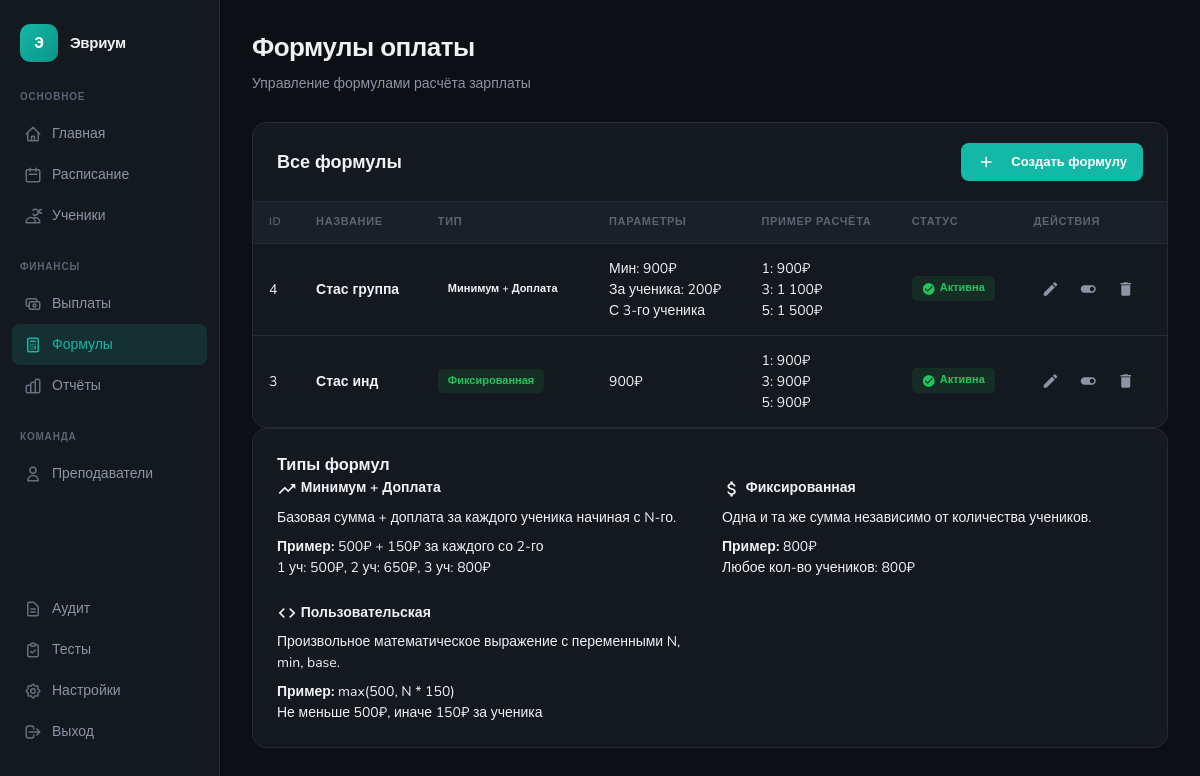
Screenshot of /zarplata/formulas.php (signed in) with the database file from the repository.
### tables this page shows
CREATE TABLE IF NOT EXISTS `payment_formulas` (
  `id` int(11) NOT NULL AUTO_INCREMENT,
  `name` varchar(100) NOT NULL,
  `type` enum('min_plus_per','fixed','expression') NOT NULL,
  `description` text,
  `min_payment` int(11) DEFAULT '0',
  `per_student` int(11) DEFAULT '0',
  `threshold` int(11) DEFAULT '2',
  `fixed_amount` int(11) DEFAULT '0',
  `expression` text,
  `active` tinyint(1) DEFAULT '1',
  `created_at` datetime DEFAULT CURRENT_TIMESTAMP,
  `updated_at` datetime DEFAULT CURRENT_TIMESTAMP ON UPDATE CURRENT_TIMESTAMP,
  PRIMARY KEY (`id`),
  KEY `idx_active` (`active`)
);

### zarplata/config/db.php (called while the page is built, shortened)
<?php
$pdo = null;
function getDB() {
    global $pdo;
    if ($pdo === null) {
        try {
            $dsn = sprintf(
                "mysql:host=%s;dbname=%s;charset=%s",
                DB_HOST,
                DB_NAME,
                DB_CHARSET
            );
            $options = [
                PDO::ATTR_ERRMODE => PDO::ERRMODE_EXCEPTION,
                PDO::ATTR_DEFAULT_FETCH_MODE => PDO::FETCH_ASSOC,
                PDO::ATTR_EMULATE_PREPARES => false,
            ];
            $pdo = new PDO($dsn, DB_USER, DB_PASS, $options);
        } catch (PDOException $e) {
            error_log("Database connection failed: " . $e->getMessage());
            die("Ошибка подключения к базе данных");
        }
    }
    return $pdo;
}
function dbQuery($sql, $params = []) {
    try {
        $pdo = getDB();
        $stmt = $pdo->prepare($sql);
        $stmt->execute($params);
        return $stmt->fetchAll();
    } catch (PDOException $e) {
        error_log("Query failed: " . $e->getMessage());
        return [];
    }
}

### zarplata/config/helpers.php (called while the page is built, shortened)
<?php
function e($text) {
    return htmlspecialchars($text ?? '', ENT_QUOTES, 'UTF-8');
}
function formatMoney($amount, $withSymbol = true) {
    $formatted = number_format((float)$amount, 0, ',', ' ');
    return $withSymbol ? $formatted . '₽' : $formatted;
}
function calculatePayment($formula, $studentCount) {
    switch ($formula['type']) {
        case 'min_plus_per':
            $minPayment = (int)$formula['min_payment'];
            $perStudent = (int)$formula['per_student'];
            $threshold = (int)$formula['threshold'];
            if ($studentCount >= $threshold) {
                return $minPayment + (($studentCount - $threshold + 1) * $perStudent);
            }
            return $minPayment;
        case 'fixed':
            return (int)$formula['fixed_amount'];
    }
}

### zarplata/formulas.php (the view, shortened to what this page needs)
<?php
require_once __DIR__ . '/config/db.php';
require_once __DIR__ . '/config/helpers.php';
$formulas = dbQuery(
    "SELECT * FROM payment_formulas ORDER BY active DESC, name ASC",
    []
);
require_once __DIR__ . '/templates/header.php';
?>
<div class="table-container">
    <div class="table-header">
        <h2 class="table-title">Все формулы</h2>
        <button class="btn btn-primary" onclick="openFormulaModal()">
            <span class="material-icons" style="margin-right: 8px; font-size: 18px;">add</span>
            Создать формулу
        </button>
    </div>
    <?php if (empty($formulas)): ?>
        <div class="empty-state">
            <div class="material-icons">functions</div>
            <p>Нет формул оплаты</p>
            <p style="margin-top: 8px;">
                <button class="btn btn-primary" onclick="openFormulaModal()">
                    Создать первую формулу
                </button>
            </p>
        </div>
    <?php else: ?>
        <table>
            <thead>
                <tr>
                    <th>ID</th>
                    <th>Название</th>
                    <th>Тип</th>
                    <th>Параметры</th>
                    <th>Пример расчёта</th>
                    <th>Статус</th>
                    <th>Действия</th>
                </tr>
            </thead>
            <tbody>
                <?php foreach ($formulas as $formula): ?>
                    <tr>
                        <td><?= $formula['id'] ?></td>
                        <td>
                            <strong><?= e($formula['name']) ?></strong>
                        </td>
                        <td>
                            <?php
                            $typeLabels = [
                                'min_plus_per' => 'Минимум + Доплата',
                                'fixed' => 'Фиксированная',
                                'expression' => 'Пользовательская'
                            ];
                            $typeColors = [
                                'min_plus_per' => 'info',
                                'fixed' => 'success',
                                'expression' => 'warning'
                            ];
                            ?>
                            <span class="badge badge-<?= $typeColors[$formula['type']] ?? 'info' ?>">
                                <?= $typeLabels[$formula['type']] ?? $formula['type'] ?>
                            </span>
                        </td>
                        <td>
                            <?php if ($formula['type'] === 'min_plus_per'): ?>
                                Мин: <?= formatMoney($formula['min_payment']) ?><br>
                                За ученика: <?= formatMoney($formula['per_student']) ?><br>
                                С <?= $formula['threshold'] ?>-го ученика
                            <?php elseif ($formula['type'] === 'fixed'): ?>
                                <?= formatMoney($formula['fixed_amount']) ?>
                            <?php elseif ($formula['type'] === 'expression'): ?>
                                <code style="font-size: 0.8rem;"><?= e($formula['expression']) ?></code>
                            <?php endif; ?>
                        </td>
                        <td>
                            <?php
                            $examples = [];
                            foreach ([1, 3, 5] as $count) {
                                $amount = calculatePayment($formula, $count);
                                $examples[] = "$count: " . formatMoney($amount);
                            }
                            echo implode('<br>', $examples);
                            ?>
                        </td>
                        <td>
                            <?php if ($formula['active']): ?>
                                <span class="badge badge-success">
                                    <span class="material-icons" style="font-size: 14px;">check_circle</span>
                                    Активна
                                </span>
                            <?php endif; ?>
                        </td>
                        <td>
                            <button class="btn btn-text" onclick="editFormula(<?= $formula['id'] ?>)" title="Редактировать">
                                <span class="material-icons" style="font-size: 18px;">edit</span>
                            </button>
                            <button class="btn btn-text" onclick="toggleFormulaActive(<?= $formula['id'] ?>)" title="Переключить активность">
                                <span class="material-icons" style="font-size: 18px;">
                                </span>
                            </button>
                            <button class="btn btn-text" onclick="deleteFormula(<?= $formula['id'] ?>)" title="Удалить">
                                <span class="material-icons" style="font-size: 18px; color: var(--md-error);">delete</span>
                            </button>
                        </td>
                    </tr>
                <?php endforeach; ?>
            </tbody>
        </table>
    <?php endif; ?>
</div>
<div class="card mt-4">
    <div class="card-header">
        <h3 style="margin: 0;">Типы формул</h3>
    </div>
    <div class="card-body">
        <div style="display: grid; grid-template-columns: repeat(auto-fit, minmax(300px, 1fr)); gap: 24px;">
            <div>
                <h4 style="color: var(--md-info); margin-bottom: 8px;">
                    <span class="material-icons" style="vertical-align: middle; font-size: 20px;">trending_up</span>
                    Минимум + Доплата
                </h4>
                <p style="font-size: 0.875rem; color: var(--text-medium-emphasis);">
                    Базовая сумма + доплата за каждого ученика начиная с N-го.
                </p>
                <p style="font-size: 0.875rem; margin-top: 8px;">
                    <strong>Пример:</strong> 500₽ + 150₽ за каждого со 2-го<br>
                    1 уч: 500₽, 2 уч: 650₽, 3 уч: 800₽
                </p>
            </div>
            <div>
                <h4 style="color: var(--md-success); margin-bottom: 8px;">
                    <span class="material-icons" style="vertical-align: middle; font-size: 20px;">attach_money</span>
                    Фиксированная
                </h4>
                <p style="font-size: 0.875rem; color: var(--text-medium-emphasis);">
                    Одна и та же сумма независимо от количества учеников.
                </p>
                <p style="font-size: 0.875rem; margin-top: 8px;">
                    <strong>Пример:</strong> 800₽<br>
                    Любое кол-во учеников: 800₽
                </p>
            </div>
            <div>
                <h4 style="color: var(--md-warning); margin-bottom: 8px;">
                    <span class="material-icons" style="vertical-align: middle; font-size: 20px;">code</span>
                    Пользовательская
                </h4>
                <p style="font-size: 0.875rem; color: var(--text-medium-emphasis);">
                    Произвольное математическое выражение с переменными N, min, base.
                </p>
                <p style="font-size: 0.875rem; margin-top: 8px;">
                    <strong>Пример:</strong> max(500, N * 150)<br>
                    Не меньше 500₽, иначе 150₽ за ученика
                </p>
            </div>
        </div>
    </div>
</div>
<?php require_once __DIR__ . '/templates/footer.php'; ?>

### zarplata/assets/css/teal-theme.css (style rules this page uses)
:root { --bg-dark: #0c0f14; --bg-card: #14181f; --bg-elevated: #1a1f28; --bg-hover: #1f2631; --text-primary: #f0f2f5; --text-secondary: #8b95a5; --text-muted: #5a6473; --border: #252b36; --accent: #14b8a6; --accent-dim: rgba(20, 184, 166, 0.15); --accent-hover: #0d9488; --status-green: #22c55e; --status-green-dim: rgba(34, 197, 94, 0.12); --status-amber: #f59e0b; --status-amber-dim: rgba(245, 158, 11, 0.12); --status-blue: #3b82f6; --status-blue-dim: rgba(59, 130, 246, 0.12); --status-rose: #f43f5e; --status-rose-dim: rgba(244, 63, 94, 0.12); --lesson-individual: #06b6d4; --lesson-individual-dim: rgba(6, 182, 212, 0.12); --lesson-group: #a855f7; --lesson-group-dim: rgba(168, 85, 247, 0.12); --spacing-xs: 4px; --spacing-sm: 8px; --spacing-md: 12px; --spacing-lg: 16px; --spacing-xl: 24px; --spacing-2xl: 32px; --radius-sm: 4px; --radius-md: 6px; --radius-lg: 8px; --radius-xl: 10px; --radius-2xl: 12px; --radius-3xl: 14px; --radius-full: 20px; }
* { margin: 0; padding: 0; box-sizing: border-box; }
body { font-family: 'Nunito', sans-serif; background: var(--bg-dark); color: var(--text-primary); min-height: 100vh; line-height: 1.5; font-size: 14px; }
.btn { display: inline-flex; align-items: center; gap: 8px; padding: 10px 16px; border-radius: 8px; font-size: 13px; font-weight: 600; cursor: pointer; transition: all 0.15s ease; border: none; font-family: inherit; text-decoration: none; }
.btn-primary { background: var(--accent); color: white; }
.btn-text { background: transparent; color: var(--text-secondary); padding: 8px; }
.card { background: var(--bg-card); border: 1px solid var(--border); border-radius: 14px; padding: 24px; }
.table-container { background: var(--bg-card); border: 1px solid var(--border); border-radius: 14px; overflow: hidden; }
.table-header { display: flex; justify-content: space-between; align-items: center; padding: 20px 24px; border-bottom: 1px solid var(--border); }
.table-title { font-size: 18px; font-weight: 700; }
table { width: 100%; border-collapse: collapse; }
thead { background: var(--bg-elevated); }
th { text-align: left; padding: 12px 16px; font-size: 11px; font-weight: 600; text-transform: uppercase; letter-spacing: 0.06em; color: var(--text-muted); }
td { padding: 14px 16px; border-top: 1px solid var(--border); color: var(--text-primary); }
.badge { display: inline-flex; align-items: center; gap: 4px; padding: 4px 10px; border-radius: 5px; font-size: 11px; font-weight: 600; }
.badge-paid, .badge-success { background: var(--status-green-dim); color: var(--status-green); }

### rows the page displays
payment_formulas: id "4", name "Стас группа", type "Минимум + Доплата", min_payment "900₽", per_student "200₽", threshold "3", examples "1: 900₽ 3: 1 100₽ 5: 1 500₽", active 1 (drawn)
payment_formulas: id "3", name "Стас инд", type "Фиксированная", fixed_amount "900₽", examples "1: 900₽ 3: 900₽ 5: 900₽", active 1 (drawn)

### other values shown
PAGE_TITLE "Формулы оплаты"
PAGE_SUBTITLE "Управление формулами расчёта зарплаты"
